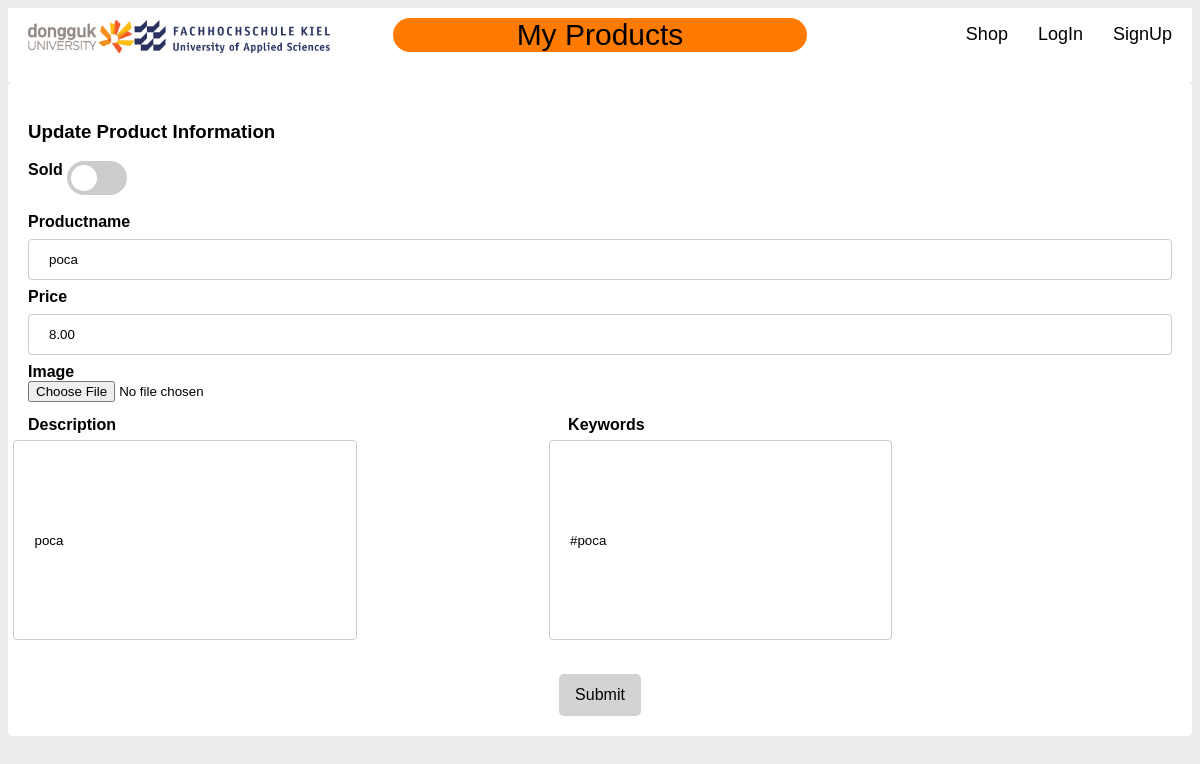
The app's page /edit-product/4 with its own data.
### website/models.py (models this page shows, shortened)
class products(db.Model):
    id = db.Column(db.Integer, primary_key=True)
    name = db.Column(db.String(80), nullable=False)
    price = db.Column(db.Numeric(10,2), nullable=False)
    picture = db.Column(db.String(200), nullable=False)
    keywords = db.Column(db.String(200), nullable=False)
    description = db.Column(db.Text, nullable=False)
    sold = db.Column(db.String(80), nullable=True)
    user_id = db.Column(db.Integer, db.ForeignKey('user.id'))

### website/views.py (the view, shortened to what this page needs)
@views.route('/edit-product/<id>', methods = ['GET', 'POST'])
def edit_product(id):
    update_product = products.query.filter_by(id = id).first()
    return render_template('edit-product.html', user=current_user, product = update_product)

### website/templates/edit-product.html (shortened to what this page needs)
{% extends 'base.html' %}
{% block pageTitle %}
<p>My Products</p>
{% endblock %}
{% block content %}
<form action = "{{ url_for('views.edit_product', id = product.id) }}" enctype="multipart/form-data" method="POST">
    <h3>Update Product Information</h3>
    <label for="sold">Sold</label>
    <label class="switch">
        <span class="slider round"></span>
    </label>
    <br>
    <br>
    <label for="name">Productname</label>
    <input type = "name" name = "name" class="input" value={{ product.name }}></br>
    <label for="prics">Price</label>
    <input type = "price" name = "price" class="input" value={{ product.price }}></br>
    <label for="picture">Image</label>
    <br>
    <input type="file" name = "picture" class="image_1">
    <br>
    <label for="description" class="label_description">Description</label>
    <input type = "description" name = "description" class="description" value={{ product.description }}>
    <label for="keywords" class="label_keywords">Keywords</label>
    <input type = "keywords" name = "keywords" class="keywords" value={{ product.keywords }}>
    <br>
    <br>
    <br>
    <div class="Sbutton">
        <input type = "submit" value = "Submit" class="btn"></br>
    </div>
</form>
{% endblock %}

### website/static/css/main.css (style rules this page uses)
html { font-family: Verdana, Geneva, Tahoma, sans-serif; }
body { background-color: rgb(237, 235, 235); }
label { font-weight: bold; }
.input { width: 100%; padding: 12px 20px; margin: 8px 0; display: inline-block; border: 1px solid #ccc; border-radius: 4px; box-sizing: border-box; }
.description { position: relative; bottom: -30px; right: 107px; width: 30%; height: 200px; padding: 12px 20px; margin: 8px 0px; display: inline-block; border: 1px solid #ccc; border-radius: 4px; box-sizing: border-box; }
.keywords { position: relative; bottom: -30px; width: 30%; height: 200px; padding: 12px 20px; margin: 8px 0px; display: inline-block; border: 1px solid #ccc; border-radius: 4px; box-sizing: border-box; }
.label_keywords { position: relative; bottom: 85px; right: -100px; }
.label_description { position: relative; bottom: 85px; }
.switch { position: relative; display: inline-block; width: 60px; height: 34px; }
.slider { position: absolute; cursor: pointer; top: 0; left: 0; right: 0; bottom: 0; background-color: #ccc; -webkit-transition: .4s; transition: .4s; }
.slider:before { position: absolute; content: ""; height: 26px; width: 26px; left: 4px; bottom: 4px; background-color: white; -webkit-transition: .4s; transition: .4s; }
.slider.round { border-radius: 34px; }
.slider.round:before { border-radius: 50%; }
.btn { background-color: lightgray; border: none; border-radius: 5px; color: black; padding: 12px 16px; font-size: 16px; cursor: pointer; }
.Sbutton { text-align: center; margin-top: 20px; }

### records on screen
products: name "poca", price "8.00", description "poca", keywords "#poca"
